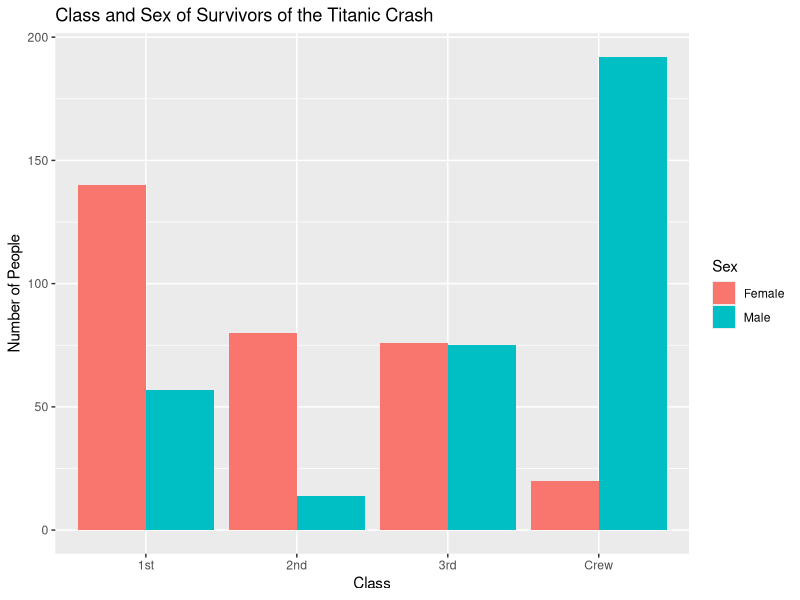
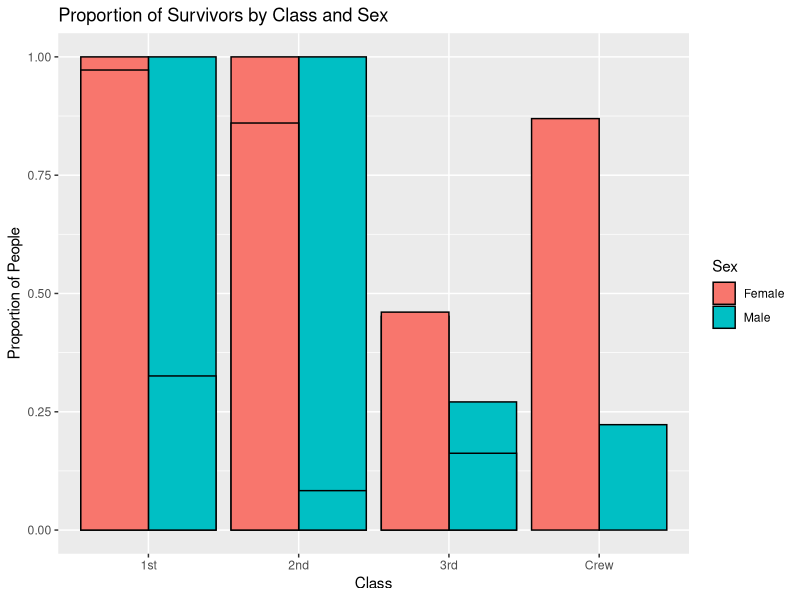
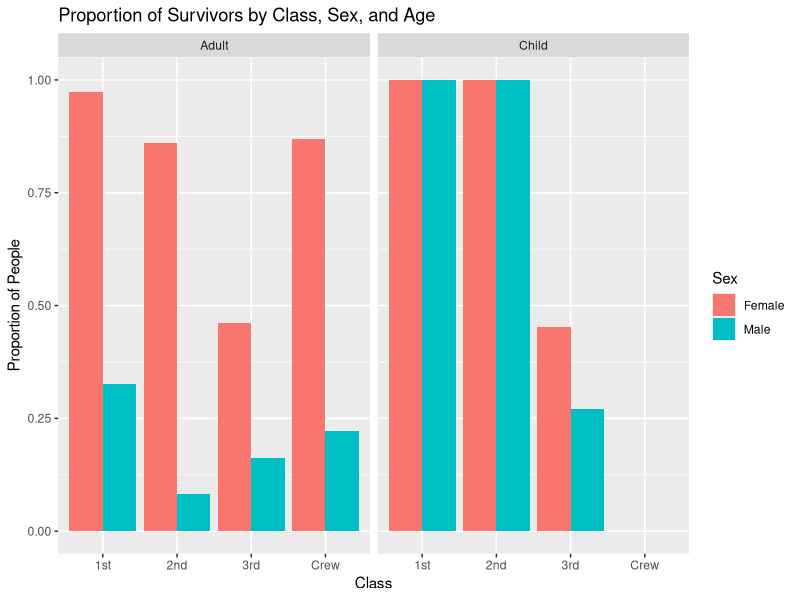

Generate these figures, in order, with R:
## ---- chunk 1
library(tidyverse)

df_titanic <- as_tibble(Titanic)
## ---- chunk 2
## TASK: Perform a `glimpse` of df_titanic
glimpse(df_titanic)
## ---- chunk 3
## NOTE: No need to edit! We'll cover how to
## do this calculation in a later exercise.
df_titanic %>% summarize(total = sum(n))
## ---- chunk 4
?Titanic
## ---- chunk 5
## TASK: Visualize counts against `Class` and `Sex`

df_titanic |>
  filter(Survived == "Yes") |>
  ggplot(aes(x = Class, y = n, fill = Sex)) +
  geom_col(position = "dodge") +
  xlab("Class") +
  ylab("Number of People") +
  ggtitle("Class and Sex of Survivors of the Titanic Crash")
    
## ---- chunk 6
## NOTE: No need to edit! We'll cover how to
## do this calculation in a later exercise.
df_prop <-
  df_titanic %>%
  group_by(Class, Sex, Age) %>%
  mutate(
    Total = sum(n),
    Prop = n / Total
  ) %>%
  ungroup()
df_prop
## ---- chunk 7
df_prop |>
  filter(Survived == "Yes") |>
  ggplot(aes(x = Class, y = Prop, fill = Sex)) +
  geom_col(position = "dodge", color = "Black") +
  xlab("Class") +
  ylab("Proportion of People") +
  ggtitle("Proportion of Survivors by Class and Sex")
## ---- chunk 8
df_prop |>
  filter(Survived == "Yes") |>
  ggplot(aes(x = Class, y = Prop, fill = Sex)) +
  geom_col(position = "dodge") +
  facet_wrap("Age") + 
  xlab("Class") +
  ylab("Proportion of People") +
  ggtitle("Proportion of Survivors by Class, Sex, and Age")
